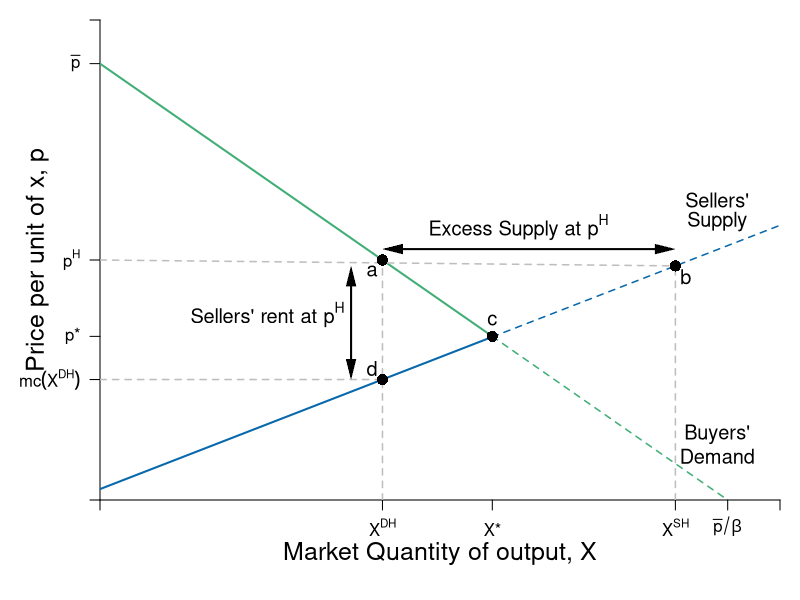

The R source for this figure:
require(shape)
pdf(file = "competitionmarkets/demand_supply_excess_S.pdf", width = 9, height = 7)

#Set parameters for graphics
axislabelsize <- 1.5
labelsize <- 1.2
graphlinewidth <- 2
segmentlinewidth <- 1.5

COL <- c("#7fc97f", "#beaed4", "#fdc086", "#ffff99", "#386cb0", "#f0027f", "#bf5b17", "#666666")
COLA <- c("#e0f3db", "#99d8c9","#66c2a4","#41ae76", "#238b45", "#005824")
COLB <- c("#c6dbef", "#4eb3d3", "#2b8cbe", "#0868ac","#084081")
COLC <- c("#fcfbfd", "#efedf5", "#dadaeb", "#bcbddc", "#9e9ac8", "#807dba", "#6a51a3", "#54278f", "#3f007d")

par(mar =  c(5, 5, 1, 1))

Demand <- function(x, rmax = 20, xmax = 12, n = 10) {
  rmax - (rmax/(n*xmax))*x
}

mrsA <- function(x, rmax = 20, xmax = 10) {
  rmax - (rmax/xmax)*x
}

uA <- function(x, y, rmax = 20, xmax = 10) {
  y + rmax*x - (1/2)(rmax/xmax)*x^2
}


#Supply <- function(x, c1 = 0, c2 = 0.05){
#  c1 + 2*c2*x
#}

# new supply curve
Supply <- function(x, c1 = 0.5, c2 = 0.0465){
   c1 + 2*c2*x
}

xlims <- c(0, 130)
ylims <- c(0, 22)

npts <- 501 
x <- seq(xlims[1], xlims[2], length.out = npts)
y <- seq(ylims[1], ylims[2], length.out = npts) 
a <- c(46.08, 55, 64)
b <- c(46.08, 55, 64)

plot(0, 0, xlim = xlims, ylim = ylims, type = "n",
     xlab = expression(paste("")),
     ylab = expression(paste("")), 
     xaxt = "n", 
     yaxt = "n", 
     cex.lab = axislabelsize, 
     bty = "n",
     xaxs="i", 
     yaxs="i")

# ticksy <- seq(from = 0, to = ylims[2], by = 2)
# ylabels <- seq(from = 0, to = ylims[2], by = 2)
# ticksx <- seq(from = 0, to = xlims[2], by = 2)
# xlabels <- seq(from = 0, to = xlims[2], by = 2)
ticksy <- c(0, Supply(x = 54), 7.5, 11, 20, ylims[2])
ylabels <- c(NA,  expression(paste(mc(X^{DH}))), expression(paste(p,"*")), expression(paste(p^H)), expression(paste(bar(p) )), NA)
ticksx <- c(0, 54, 75, 110, 120, xlims[2])
xlabels <- c(NA, expression(paste(X^{DH})), expression(paste(X,"*")), expression(paste(X^{SH})), expression(paste(bar(p)/beta )), NA)

axis(1, at = ticksx, pos = 0, labels = xlabels)
axis(2, at = ticksy, pos = 0, labels = ylabels, las = 1)

npts <- 500 
xx1 <- seq(xlims[1], 75, length.out = npts)
xx2 <- seq(75, xlims[2], length.out = npts)

#Lines for mrs graph
lines(xx1, Demand(xx1), col = COLA[4], lwd = graphlinewidth)
lines(xx2, Demand(xx2), col = COLA[4], lty = 2, lwd = segmentlinewidth)
lines(xx1, Supply(xx1), col = COLB[4], lwd = graphlinewidth)
lines(xx2, Supply(xx2), col = COLB[4], lty = 2, lwd = segmentlinewidth)

#lines(xx1, mrsA(xx1, rmax = 20, xmax = 10), col = COLA[4], lwd = graphlinewidth)

# segments(0, 7.5, 75, 7.5, lty = 2, "gray" , lwd = segmentlinewidth)
# segments(75, 0, 75, 7.5, lty = 2, col = "gray" , lwd = segmentlinewidth)
points(75, 7.5, pch = 16, col = "black", cex = 1.5)
text(75, 8.25, expression(c), cex = labelsize)

segments(0, Demand(x = 54), 110, Supply(x = 110), lty = 2, "gray" , lwd = segmentlinewidth)
segments(110, 0, 110, Supply(x = 110), lty = 2, col = "gray" , lwd = segmentlinewidth)
segments(54, 0, 54, Demand(x = 54), lty = 2, col = "gray" , lwd = segmentlinewidth)
segments(0, Supply(x = 54), 54, Supply(x = 54), lty = 2, col = "gray" , lwd = segmentlinewidth)
points(54, Demand(x = 54), pch = 16, col = "black", cex = 1.5)
points(54, Supply(x = 54), pch = 16, col = "black", cex = 1.5)
points(110, Supply(x = 110), pch = 16, col = "black", cex = 1.5)
text(54 - 2, Demand(x = 54) - 0.5, expression(a), cex = labelsize)
text(54 - 2, Supply(x = 54) + 0.5, expression(d), cex = labelsize)
text(110 + 2, Supply(x = 110) - 0.5, expression(b), cex = labelsize)

# segments(0, Supply(x = 60), 84, Demand(x = 84), lty = 2, "gray" , lwd = segmentlinewidth)
# segments(60, 0, 60, Supply(x = 60), lty = 2, col = "gray" , lwd = segmentlinewidth)
# segments(84, 0, 84, Demand(x = 84), lty = 2, col = "gray" , lwd = segmentlinewidth)
# points(60, Supply(x = 60), pch = 16, col = "black", cex = 1.5)
# points(84, Demand(x = 84), pch = 16, col = "black", cex = 1.5)
# text(84, Demand(x = 84) + 0.75, expression(d), cex = labelsize)
# text(60, Supply(x = 60) + 0.75, expression(c), cex = labelsize)


#Label axes
mtext(expression(paste("Market Quantity of output, ", X)), side=1, line = 2.5, cex = axislabelsize)
text(-12, 0.5*ylims[2], expression(paste("Price per unit of x, ", p)), xpd = TRUE, cex = axislabelsize, srt = 90) 
# 
# points(50, 10, pch = 16, col = "black", cex = 1.5)
# text(52, 10.5, expression(M))

#segments(4.11765, 6.17647, 5.88, 8.88, lty = 1, col = COL[2] , lwd = graphlinewidth)
text(118, 13.75, expression("Sellers'"), cex = labelsize)
text(118, 12.75, expression("Supply"), cex = labelsize)
#text(7.3, 2.5, expression("Curve"))

Arrows(56, 11.5, 108, 11.5, col = "black", lty = 1, code = 3, lwd = 2, arr.type = "triangle", arr.lwd = 0.5)
text(80, 12.5, expression(paste("Excess Supply at ", p^H)), cex = labelsize)

Arrows(48, 6, 48, 10.25, col = "black", lty = 1, code = 3, lwd = 2, arr.type = "triangle", arr.lwd = 0.5)
text(32, 8.5, expression(paste("Sellers' rent at ", p^H)), cex = labelsize)


# Arrows(62, 5.5, 82, 5.5, col = "black", lty = 1, code = 3, lwd = 2, arr.type = "triangle", arr.lwd = 0.5)
# text(72, 4.75, expression(paste("Excess")), cex = labelsize)
# text(72, 3.75, expression(paste("Demand")), cex = labelsize)
# text(72, 2.75, expression(paste("at ", p^L)), cex = labelsize)


#Label Demand
text(118, 3, expression(paste("Buyers'")), cex = labelsize)
text(118, 2, expression(paste("Demand")), cex = labelsize)

dev.off()
